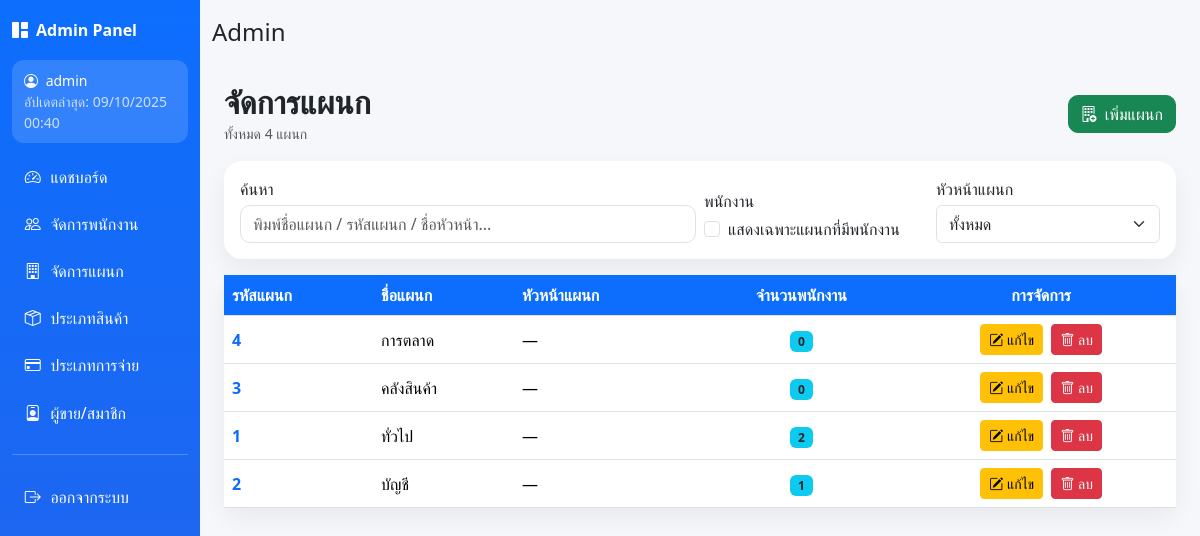
The page /Devolper/departmentManagement.php (signed in) on the database as committed earlier.
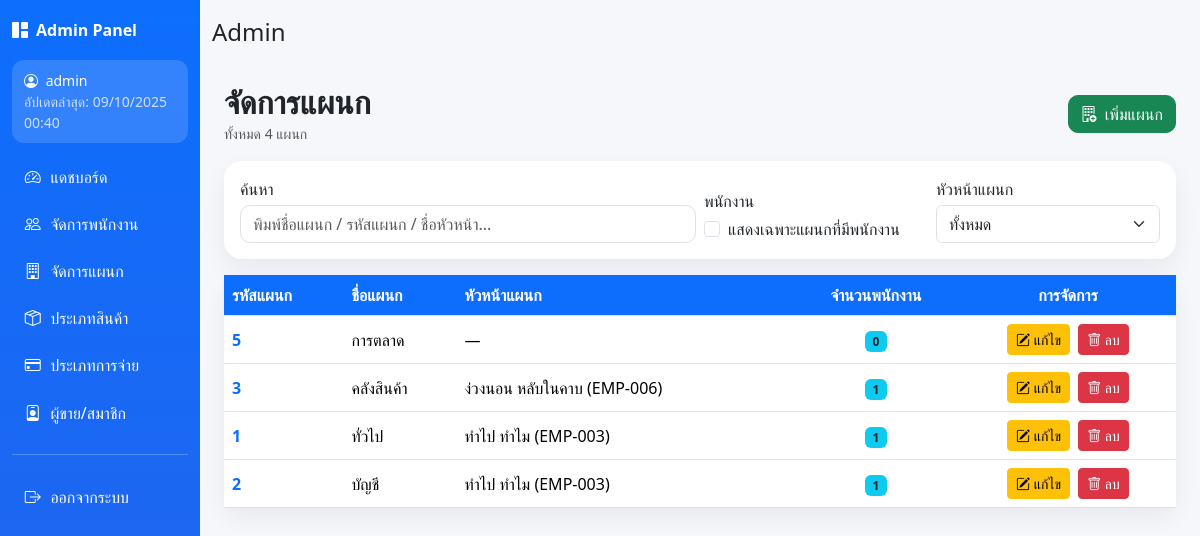
The same page on the database as committed later.
### tables this page shows
CREATE TABLE `departments` (
  `department_id` int(10) UNSIGNED NOT NULL,
  `department_name` varchar(100) NOT NULL COMMENT 'ชื่อแผนก',
  `head_employee_id` int(10) UNSIGNED DEFAULT NULL COMMENT 'รหัสพนักงานที่เป็นหัวหน้า (FK ไป employees ภายหลัง)'
);

CREATE TABLE `employees` (
  `employee_id` int(10) UNSIGNED NOT NULL,
  `full_name` varchar(150) NOT NULL COMMENT 'ชื่อพนักงาน',
  `phone` varchar(20) DEFAULT NULL,
  `email` varchar(150) DEFAULT NULL,
  `status` enum('active','inactive') NOT NULL DEFAULT 'active' COMMENT 'สถานะพนักงาน',
  `department_id` int(10) UNSIGNED NOT NULL,
  `employee_code` varchar(12) DEFAULT NULL
);

### Devolper/departmentManagement.php (the view, shortened to what this page needs)
<?php
require_once("../connect.php");
$sql = "
  SELECT d.department_id, d.department_name,
         COALESCE(ec.emp_count,0) AS employee_count,
         he.employee_id AS head_id,
         he.full_name   AS head_name,
         he.employee_code AS head_code
  FROM departments d
  LEFT JOIN (
    SELECT department_id, COUNT(*) AS emp_count
    FROM employees
    GROUP BY department_id
  ) ec ON ec.department_id = d.department_id
  LEFT JOIN employees he ON he.employee_id = d.head_employee_id
  ORDER BY d.department_name ASC
";
$res = $conn->query($sql);
$departments = [];
while ($row = $res->fetch_assoc()) $departments[] = $row;
$totalDepartments = count($departments);
require __DIR__ . '/partials/admin_header.php';
?>
<!DOCTYPE html>
<html lang="th">
<head>
  <link href="https://cdn.jsdelivr.net/npm/bootstrap@5.3.3/dist/css/bootstrap.min.css" rel="stylesheet">
  <link rel="stylesheet" href="https://cdn.jsdelivr.net/npm/bootstrap-icons@1.11.3/font/bootstrap-icons.css">
</head>
<body>
<div class="container py-4">
  <div class="d-flex align-items-center justify-content-between mb-3">
    <div>
      <h2 class="page-title mb-0">จัดการแผนก</h2>
      <small class="text-muted">ทั้งหมด <?php echo number_format($totalDepartments); ?> แผนก</small>
    </div>
    <div class="toolbar">
      <button type="button" class="btn btn-success" data-bs-toggle="modal" data-bs-target="#addDeptModal">
        <i class="bi bi-building-add me-1"></i> เพิ่มแผนก
      </button>
    </div>
  </div>
  <div class="card mb-3">
    <div class="card-body">
      <div class="row g-2 align-items-end">
        <div class="col-md-6 search-bar">
          <label class="form-label mb-1">ค้นหา</label>
          <input type="text" id="searchInput" class="form-control"
                 placeholder="พิมพ์ชื่อแผนก / รหัสแผนก / ชื่อหัวหน้า...">
        </div>
        <div class="col-md-3">
          <label class="form-label mb-1">พนักงาน</label>
          <div class="form-check">
            <input class="form-check-input" type="checkbox" id="hasEmpOnly">
            <label class="form-check-label" for="hasEmpOnly">แสดงเฉพาะแผนกที่มีพนักงาน</label>
          </div>
        </div>
        <div class="col-md-3">
          <label class="form-label mb-1">หัวหน้าแผนก</label>
          <select id="headFilter" class="form-select">
            <option value="">ทั้งหมด</option>
          </select>
        </div>
      </div>
    </div>
  </div>
  <div class="card">
    <div class="table-responsive">
      <table class="table table-hover align-middle mb-0">
        <thead>
          <tr>
            <th class="sticky">รหัสแผนก</th>
            <th class="sticky">ชื่อแผนก</th>
            <th class="sticky">หัวหน้าแผนก</th>
            <th class="sticky text-center">จำนวนพนักงาน</th>
            <th class="sticky text-center">การจัดการ</th>
          </tr>
        </thead>
        <tbody id="deptTableBody">
          <?php if ($totalDepartments): ?>
            <?php foreach ($departments as $row): ?>
              <?php
                $empCount = (int)$row['employee_count'];
                $hasHead  = (int)!empty($row['head_id']);
                $headText = $hasHead
                  ? htmlspecialchars($row['head_name']) . ($row['head_code'] ? " (" . htmlspecialchars($row['head_code']) . ")" : "")
                  : '—';
              ?>
              <tr data-empcount="<?= $empCount ?>" data-head="<?= $hasHead ?>">
                <td class="code-pill text-primary"><?= htmlspecialchars($row['department_id']) ?></td>
                <td><?= htmlspecialchars($row['department_name']) ?></td>
                <td><?= $headText ?></td>
                <td class="text-center">
                  <span class="badge bg-info text-dark"><?= number_format($empCount) ?></span>
                </td>
                <td class="text-center">
                  <a href="department_edit.php?id=<?= (int)$row['department_id'] ?>"
                     class="btn btn-sm btn-warning me-1">
                    <i class="bi bi-pencil-square"></i> แก้ไข
                  </a>
                  <a href="department_delete.php?id=<?= (int)$row['department_id'] ?>"
                     class="btn btn-sm btn-danger"
                     onclick="return confirm('ต้องการลบแผนกนี้หรือไม่? การลบอาจกระทบพนักงานที่สังกัดอยู่');">
                    <i class="bi bi-trash"></i> ลบ
                  </a>
                </td>
              </tr>
            <?php endforeach; ?>
          <?php else: ?>
            <tr>
              <td colspan="5" class="text-center text-muted py-4">ไม่พบข้อมูลแผนก</td>
            </tr>
          <?php endif; ?>
        </tbody>
      </table>
    </div>
  </div>
</div>
</body>
</html>
<?php require __DIR__ . '/partials/admin_footer.php'; ?>

### Devolper/partials/admin_header.php (shortened to what this page needs)
<?php
$page_title  = $page_title  ?? 'Admin';
$active_menu = $active_menu ?? '';
function active($key, $active_menu){ return $key === $active_menu ? 'active bg-white text-primary' : 'text-white-75'; }
?>
<!DOCTYPE html>
<html lang="th">
<head>
  <link href="https://cdn.jsdelivr.net/npm/bootstrap@5.3.3/dist/css/bootstrap.min.css" rel="stylesheet">
  <link href="https://cdn.jsdelivr.net/npm/bootstrap-icons@1.11.3/font/bootstrap-icons.css" rel="stylesheet">
</head>
<body>
<div class="container-fluid">
  <div class="row">
    <aside class="col-12 col-md-3 col-lg-2 sidebar">
      <div class="brand">
        <i class="bi bi-grid-1x2-fill"></i> <span>Admin Panel</span>
      </div>
      <div class="user small">
        <div><i class="bi bi-person-circle me-1"></i> <?= htmlspecialchars($_SESSION['username']) ?></div>
        <div class="opacity-75">อัปเดตล่าสุด: <?= date('d/m/Y H:i') ?></div>
      </div>
      <nav class="nav flex-column gap-1">
        <a class="nav-link <?= active('dashboard',$active_menu) ?>" href="../Devolper/dashboard.php">
          <i class="bi bi-speedometer2"></i> แดชบอร์ด
        </a>
        <a class="nav-link <?= active('employees',$active_menu) ?>" href="../Devolper/employeeManagement.php">
          <i class="bi bi-people"></i> จัดการพนักงาน
        </a>
        <a class="nav-link <?= active('departments',$active_menu) ?>" href="../Devolper/departmentManagement.php">
          <i class="bi bi-building"></i> จัดการแผนก
        </a>
        <a class="nav-link <?= active('product_types',$active_menu) ?>" href="../Devolper/productTypeManagement.php">
          <i class="bi bi-box-seam"></i> ประเภทสินค้า
        </a>
        <a class="nav-link <?= active('payment_types',$active_menu) ?>" href="../Devolper/paymentTypeManagement.php">
          <i class="bi bi-credit-card"></i> ประเภทการจ่าย
        </a>
        <a class="nav-link <?= active('suppliers',$active_menu) ?>" href="../Devolper/supplierManagement.php">
          <i class="bi bi-person-badge"></i> ผู้ขาย/สมาชิก
        </a>
        <hr class="border-light">
        <a class="nav-link" href="../logout.php">
          <i class="bi bi-box-arrow-right"></i> ออกจากระบบ
        </a>
      </nav>
    </aside>
    <main class="col-12 col-md-9 col-lg-10 content">
      <div class="topbar">
        <h4 class="mb-0"><?= htmlspecialchars($page_title) ?></h4>
      </div>

### Devolper/partials/admin_footer.php (shortened to what this page needs)
    </main>
  </div>
</div>
</body>
</html>

### Devolper/partials/admin_header.php (style rules this page uses)
body { background:#f6f7fb; }
.sidebar { min-height: 100vh; background: linear-gradient(180deg,#0d6efd,#2563eb); padding: 18px 12px; color:#fff; position: sticky; top:0; }
.sidebar .brand { font-weight:700; display:flex; align-items:center; gap:.5rem; margin-bottom: 18px; }
.sidebar .user { background: rgba(255,255,255,.15); border-radius:12px; padding:10px 12px; margin-bottom:12px; }
.sidebar .nav-link { color:#fff; border-radius:12px; padding:.6rem .8rem; display:flex; gap:.6rem; align-items:center; }
.content { padding: 18px; }
.topbar { display:flex; justify-content:space-between; align-items:center; margin-bottom:12px; }

### Devolper/departmentManagement.php (style rules this page uses)
body { background:#f6f7fb; }
.page-title { font-weight:700; }
.card { border:0; border-radius:18px; box-shadow:0 10px 25px rgba(0,0,0,.06); }
.table thead th { background:#0d6efd; color:#fff; vertical-align:middle; }
.table thead th.sticky { position:sticky; top:0; z-index:2; }
.search-bar .form-control { border-radius:10px; }
.toolbar .btn { border-radius:10px; }
.code-pill { font-weight:600; letter-spacing:.25px; }

Rows that differ between the two databases and show on the page:
removed departments: department_id "4", department_name "การตลาด", headText "—", empCount "0"
added departments: department_id "5", department_name "การตลาด", headText "—", empCount "0"
changed departments "คลังสินค้า": head_employee.employee_code "—" → "ง่วงนอน หลับในคาบ (EMP-006)"; empCount "0" → "1"
changed departments "ทั่วไป": head_employee.employee_code "—" → "ทำไป ทำไม (EMP-003)"; empCount "2" → "1"
changed departments "บัญชี": head_employee.employee_code "—" → "ทำไป ทำไม (EMP-003)"
